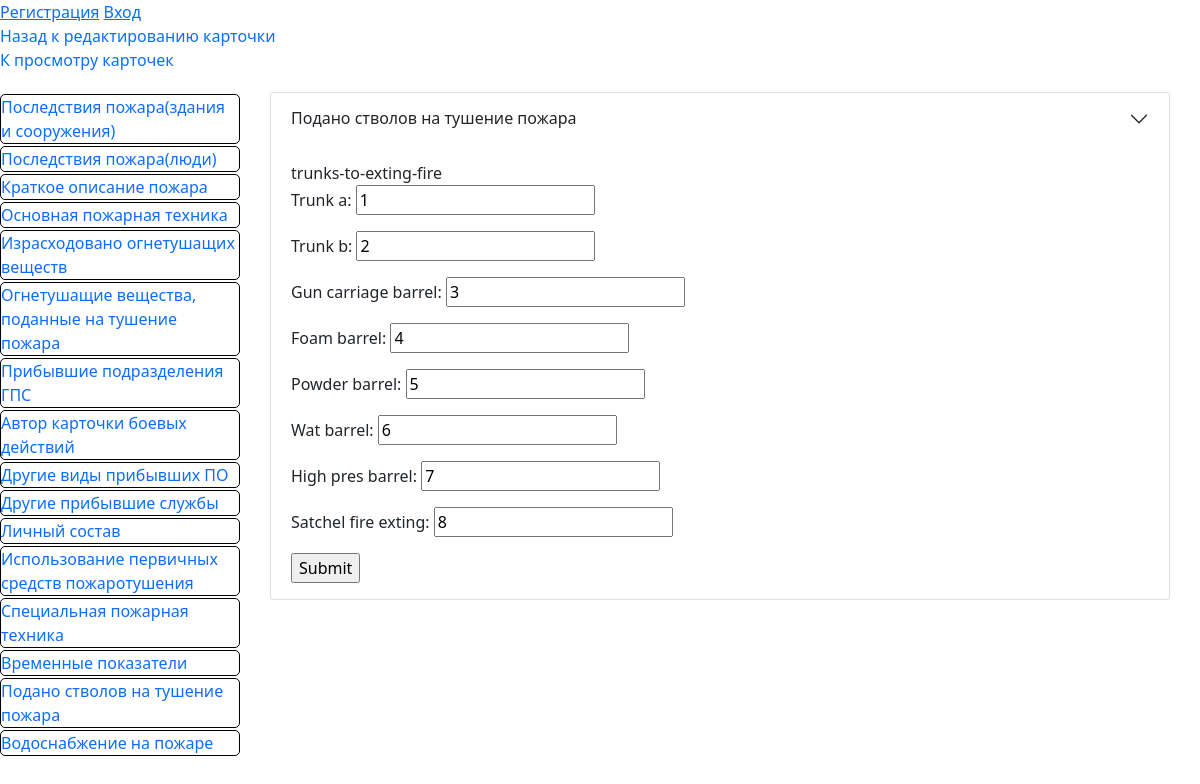
The page /card/1/trunks-to-exting-fire on the database its author committed.
### fire/models.py (models this page shows)
class TrunksToExtingFire(models.Model):
    card_id = models.OneToOneField(
        GeneralData, on_delete=models.CASCADE, primary_key=True
    )
    trunk_a = models.IntegerField(null=False, blank=False)
    trunk_b = models.IntegerField(null=False, blank=False)
    gun_carriage_barrel = models.IntegerField(null=False, blank=False)
    foam_barrel = models.IntegerField(null=False, blank=False)
    powder_barrel = models.IntegerField(null=False, blank=False)
    wat_barrel = models.IntegerField(null=False, blank=False)
    high_pres_barrel = models.IntegerField(null=False, blank=False)
    satchel_fire_exting = models.IntegerField(null=False, blank=False)

### fire/views.py (the view)
# urls.py: path('card/<int:card_id>/trunks-to-exting-fire', views.trunks_to_exting_fire, name="trunks-to-exting-fire"),
def trunks_to_exting_fire(request, card_id):
    gd = get_object_or_404(GeneralData, card_id=card_id)
    trunkstoextingfire = getattr(gd, "trunkstoextingfire", None)
    if request.method == "POST":
        form = TrunksToExtingFireForm(
            data=request.POST, initial={"card_id": gd}, instance=trunkstoextingfire
        )
        if form.is_valid():
            new_trunkstoextingfire = form.save(commit=False)
            if trunkstoextingfire is None:
                new_trunkstoextingfire.card_id = gd
            new_trunkstoextingfire.save()
            return HttpResponseRedirect(
                resolve_url("trunks-to-exting-fire", card_id=card_id)
            )
        else:
            return render(
                request,
                "trunks_to_exting_fire.html",
                context={"form": form, "card_id": card_id},
            )
    else:
        form = TrunksToExtingFireForm(instance=trunkstoextingfire)
    return render(
        request,
        "trunks_to_exting_fire.html",
        context={"form": form, "card_id": card_id},
    )

### fire/forms.py
class TrunksToExtingFireForm(ModelForm):
    class Meta:
        model = TrunksToExtingFire
        exclude = [
            "card_id",
        ]

### fire/templates/trunks_to_exting_fire.html (shortened to what this page needs)
{% extends 'base_card.html' %}
{% block card_info %}
<div class="accordion-item">
    <h2 class="accordion-header" id="panelsStayOpen-headingFourteen">
      <button
        class="accordion-button collapsed"
        type="button"
      >
        Подано стволов на тушение пожара
      </button>
    </h2>
    <div
      id="panelsStayOpen-collapseFourteen"
    >
      <div class="accordion-body">
        trunks-to-exting-fire
        <form
          action={% url 'trunks-to-exting-fire' card_id %} method="POST">
          {{ form.as_p }}
          <input type="submit" value="Submit">
        </form>
      </div>
    </div>
  </div>
  {% endblock card_info %}

### fire/static/main_style.css (style rules this page uses)
* { font-family: Noto Sans, sans-serif !important; }

### fire/static/style.css (style rules this page uses)
* { font-family: Noto Sans, sans-serif !important; }

### rows shown on the page
TrunksToExtingFire: trunk_a "1", trunk_b "2", gun_carriage_barrel "3", foam_barrel "4", powder_barrel "5", wat_barrel "6", high_pres_barrel "7", satchel_fire_exting "8"
